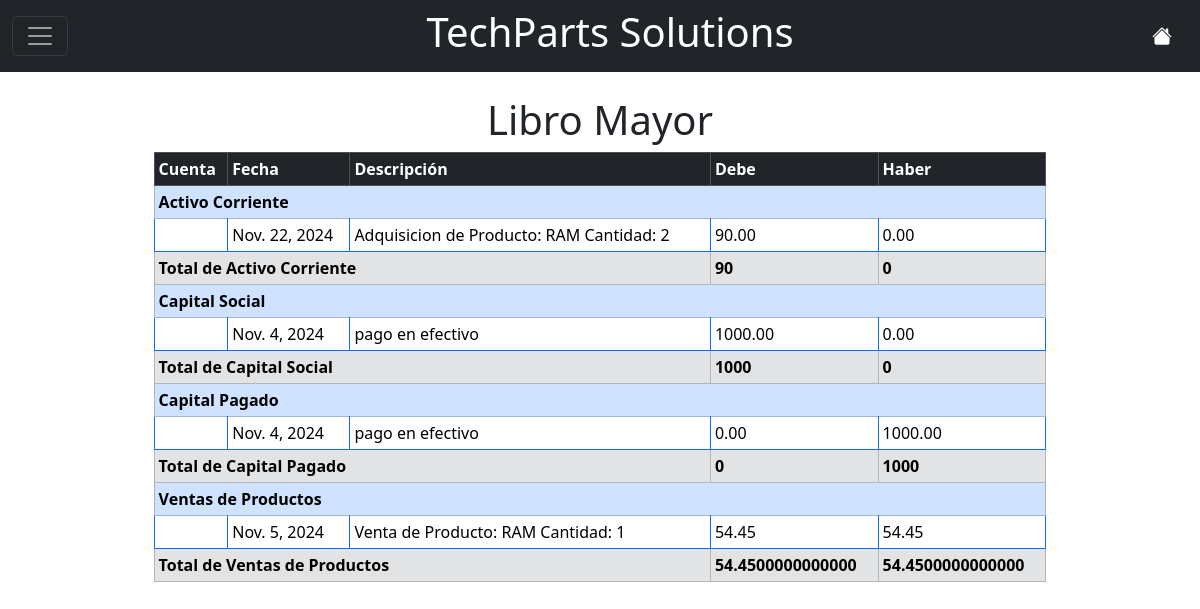
Page /transacciones/verLibroMayor/ (signed in) on the committed database.
### Contabilidad/models.py (models this page shows, shortened)
class Cuenta(models.Model):
    codigo = models.CharField(max_length=10, unique=True)  # Código de hasta 10 dígitos
    nombre = models.CharField(max_length=255)
    tipo = models.CharField(max_length=50, choices=[
        ('ACTIVO', 'Activo'),
        ('PASIVO', 'Pasivo'),
        ('PATRIMONIO', 'Patrimonio'),
        ('INGRESOS', 'Ingresos'),
        ('GASTOS', 'Gastos'),
        ('RESULTADO_DEUDOR', 'Cuentas de Resultado Deudoras'),
        ('RESULTADO_ACREEDOR', 'Cuentas de Resultado Acreedoras'),
        ('CIERRE', 'Cuenta de Cierre'),
        ('ORDEN', 'Cuentas de Orden')
    ])
    nivel = models.PositiveIntegerField()  # Para saber si es de 1, 2, 4, 6, 8 o 10 dígitos
    parent = models.ForeignKey('self', null=True, blank=True, related_name='subcuentas', on_delete=models.CASCADE)
    class Meta:
        verbose_name_plural = "Cuentas"

class Transaccion(models.Model):
    cuenta = models.ForeignKey(Cuenta, on_delete=models.CASCADE)  # Relación con el modelo Cuenta
    periodo = models.ForeignKey(Periodo, on_delete=models.CASCADE)  # Relación con el modelo Periodo
    fecha = models.DateField()
    debe = models.DecimalField(max_digits=10, decimal_places=2,default=0)  # Monto del debe
    haber = models.DecimalField(max_digits=10, decimal_places=2,default=0)  # Monto del haber
    descripcion = models.CharField(max_length=255, blank=True, null=True)  # Descripción opcional

### Contabilidad/views.py (the view)
# urls.py: path('transacciones/verLibroMayor/', views.libroMayor, name='libro'),
def libroMayor(request):
    cuentas_con_totales = (
        Transaccion.objects.values('cuenta__id', 'cuenta__nombre')
        .annotate(total_debe=Sum('debe'), total_haber=Sum('haber'))
        .order_by('cuenta__id')
    )
    transacciones = Transaccion.objects.order_by('cuenta__id', 'fecha')
    return render(request, 'Transaccion/libro_mayor.html', {
        'cuentas_con_totales': cuentas_con_totales,
        'transacciones': transacciones,
    })

### Contabilidad/templates/Transaccion/libro_mayor.html
{% extends "nav.html" %}
{% block content %}
<div class="container my-4">
    <h1 class="text-center">Libro Mayor</h1>
    <div class="table-responsive">
        <table class="table table-bordered border-primary table-sm mx-auto" style="width: 80%;">
            <thead class="table-dark">
                <tr>
                    <th>Cuenta</th>
                    <th>Fecha</th>
                    <th>Descripción</th>
                    <th>Debe</th>
                    <th>Haber</th>
                </tr>
            </thead>
            <tbody>
                {% for cuenta in cuentas_con_totales %}
                    <tr class="table-primary">
                        <td colspan="5"><strong>{{ cuenta.cuenta__nombre }}</strong></td>
                    </tr>
                    {% for transaccion in transacciones %}
                        {% if transaccion.cuenta.id == cuenta.cuenta__id %}
                        <tr>
                            <td></td>
                            <td>{{ transaccion.fecha }}</td>
                            <td>{{ transaccion.descripcion }}</td>
                            <td>{{ transaccion.debe }}</td>
                            <td>{{ transaccion.haber }}</td>
                        </tr>
                        {% endif %}
                    {% endfor %}
                    <tr class="table-secondary">
                        <td colspan="3"><strong>Total de {{ cuenta.cuenta__nombre }}</strong></td>
                        <td><strong>{{ cuenta.total_debe }}</strong></td>
                        <td><strong>{{ cuenta.total_haber }}</strong></td>
                    </tr>
                {% endfor %}
            </tbody>
        </table>
    </div>
</div>
{% endblock %}

### rows in the picture
Cuenta: cuenta__nombre "Activo Corriente", total_debe "90", total_haber "0"
Cuenta: cuenta__nombre "Capital Social", total_debe "1000", total_haber "0"
Cuenta: cuenta__nombre "Capital Pagado", total_debe "0", total_haber "1000"
Cuenta: cuenta__nombre "Ventas de Productos", total_debe "54.4500000000000", total_haber "54.4500000000000"
